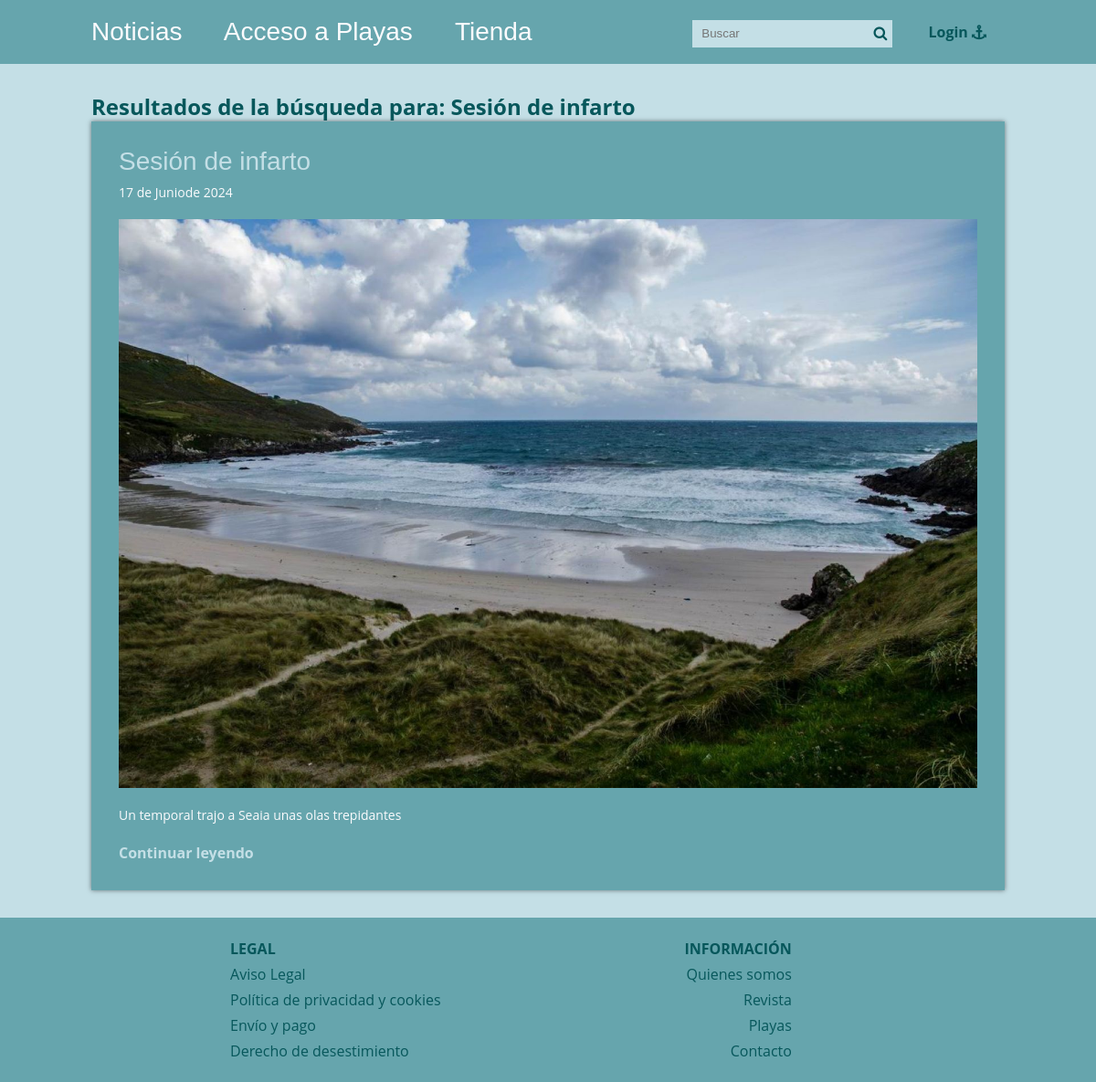
The page /buscador_mejorado.php?busqueda=Sesión de infarto on the database its author committed.
### tables this page shows
CREATE TABLE IF NOT EXISTS Articulos (
    id INT AUTO_INCREMENT PRIMARY KEY,
    titulo VARCHAR(255) NOT NULL,
    extracto TEXT,
    fecha TIMESTAMP DEFAULT CURRENT_TIMESTAMP,
    text TEXT,
    thumb VARCHAR(255),  
    CodCategoria INT,
    FOREIGN KEY (CodCategoria) REFERENCES Categorias_Articulos(CodCategoria)
);

### buscador_mejorado.php (called while the page is built, shortened)
<?php
require 'admin/config.php';
require 'functions.php';
$conexion = conexion($bd_config);
$resultados = [];
if ($_SERVER['REQUEST_METHOD'] == 'GET' && !empty($_GET['busqueda'])) {
    $busqueda = limpiarDatos($_GET['busqueda']);
    $queries = [
        'articulos' => 'SELECT * FROM articulos WHERE titulo LIKE :busqueda OR text LIKE :busqueda',
        'playas' => 'SELECT * FROM playas WHERE nombre LIKE :busqueda OR descripcion LIKE :busqueda',
        'productos' => 'SELECT * FROM productos WHERE nombre LIKE :busqueda OR descripcion LIKE :busqueda'
    ];
    foreach ($queries as $table => $query) {
        $statement = $conexion->prepare($query);
        $statement->execute([':busqueda' => "%$busqueda%"]);
        $resultados = array_merge($resultados, $statement->fetchAll());
    }
} else {
    header('Location: ' . RUTA . '/index.php');
    exit();
}
require 'views/buscar_mejorado.view.php';
?>

### functions.php (called while the page is built, shortened)
<?php
function limpiarDatos($datos){
    $datos = trim($datos);
     $datos = stripslashes($datos);
     $datos = htmlspecialchars($datos);
     return $datos;
}
function fecha($fecha){
    $timestamp = strtotime($fecha);
    $meses = ['Enero', 'Febrero', 'Marzo', 'Abril', 'Mayo', 'Junio', 'Julio', 'Agosto', 'Septiembre', 'Octubre', 'Noviembre', 'Diciembre'];
    $dia = date('d', $timestamp);
    $mes = date('m', $timestamp) - 1;
    $year = date('Y', $timestamp);
    $fecha = "$dia de " .$meses[$mes] . "de $year";
    return $fecha;
}
?>

### views/buscar_mejorado.view.php (the view, shortened to what this page needs)
<?php require 'header.php'; ?>
<div class="contenedor">
    <h2 class="titulo">Resultados de la búsqueda para: <?php echo $busqueda; ?></h2>
    <?php if (empty($resultados)): ?>
        <p>No se encontraron resultados para: <?php echo $busqueda; ?></p>
    <?php else: ?>
        <?php foreach($resultados as $resultado): ?>
            <?php if (isset($resultado['titulo'])): ?>
                <div class="post">
                    <article>
                        <h2 class="titulo">
                            <a href="single.php?id=<?php echo $resultado['id']; ?>">
                                <?php echo $resultado['titulo']; ?>
                            </a>
                        </h2>
                        <p class="fecha"><?php echo fecha($resultado['fecha']); ?></p>
                        <?php if (isset($resultado['thumb'])): ?>
                            <div class="thumb">
                                <a href="single.php?id=<?php echo $resultado['id']; ?>">
                                    <img style="overflow-clip-margin: content-box; overflow: clip;" src="<?php echo RUTA; ?>/imagenes/<?php echo $resultado['thumb']; ?>" alt="">
                                </a>
                            </div>
                        <?php endif; ?>
                        <?php if (isset($resultado['extracto'])): ?>
                            <p class="extracto"><?php echo $resultado['extracto']; ?></p>
                        <?php endif; ?>
                        <a href="single.php?id=<?php echo $resultado['id']; ?>" class="continuar">Continuar leyendo</a>
                    </article>
                </div>
            <?php endif; ?>
        <?php endforeach; ?>
    <?php endif; ?>
</div>
<?php require 'footer.php'; ?>

### css/estilos.css (style rules this page uses)
:root { --color4: #003b46; --color2: #07575b; --color3: #66a5ad; --color1: #c4dfe6; --color5: #fbfbfd; }
* { margin: 0; padding: 0; -webkit-box-sizing: border-box; -moz-box-sizing: border-box; box-sizing: border-box; }
body { font-size: 16px; font-family: 'Open Sans', sans-serif; background: var(--color1); color: var(--color2); margin: 0; }
a { text-decoration: none; color: var(--color5); }
.contenedor { max-width: 1000px; width: 90%; margin: auto; position: relative; }
.post { width: 100%; background: var(--color3); box-shadow: 0px 0px 5px rgba(0,0,0, .5); margin-bottom: 30px; padding: 30px; color: var(--color5); }
.post article .titulo { font-family: "Oswald", Arial, Sans-serif; font-size: 28px; font-weight: normal; line-height: 28px; margin-bottom: 10px; }
.post article .titulo a { color: var(--color1); }
.post article .fecha { color: var(--color5); font-size: 14px; margin-bottom: 20px; }
.post article .thumb { margin-bottom: 20px; }
.post article .thumb img { vertical-align: top; width: 100%; }
.post article .extracto { font-size: 14px; line-height: 20px; margin-bottom: 20px; }
.post article .continuar { color: var(--color1); font-weight: bold; }

### css/views.css (style rules this page uses)
:root { --color3: #66a5ad; --color2: #07575b; --color4: #66a5ad; --color1: #c4dfe6; --color5: #fbfbfd; }

### rows shown on the page
articulos: titulo "Sesión de infarto", fecha "17 de Juniode 2024", thumb (picture), extracto "Un temporal trajo a Seaia unas olas trepidantes"

### other values the page prints
$busqueda "Sesión de infarto"
